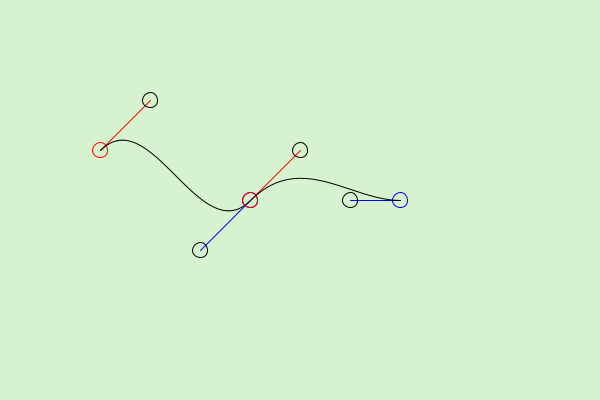
Frame 1 (no input)
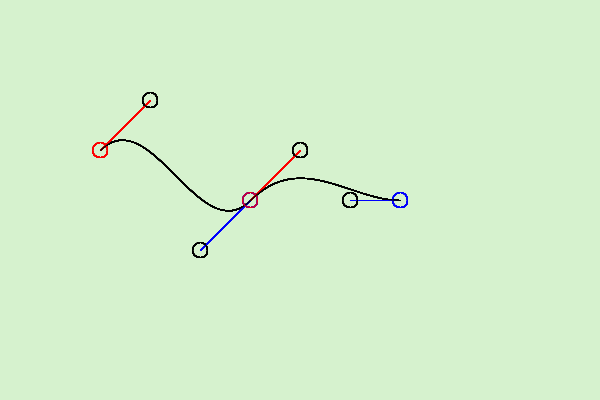
Frame 60 (the mouse pressed at the canvas centre just before this capture)
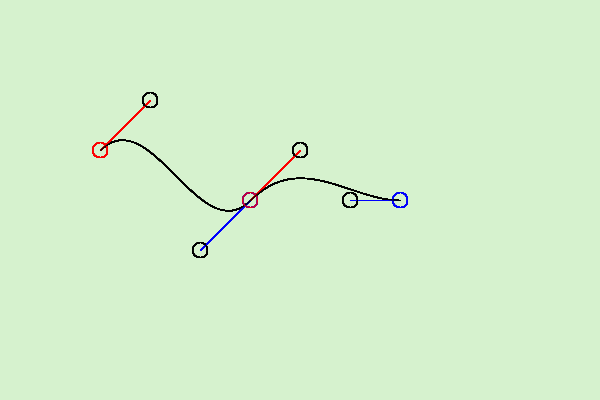
Frame 120 (the mouse held since frame 60 and released just before this capture)

The Processing sketch that drew these frames (run headless with seeded random() and noise(); from frame 60 on, the mouse is pressed at the canvas centre):

// Processing sketch: smooth03
// ── smooth03.pde
void setup() {
   size(600, 400);
   background(214, 242, 206);
   noFill();
}

void drawCurve(boolean drawCircles, boolean drawLines,
               int p0, int p1, int p2, int p3) {

   // control point 1
   stroke(255,  0, 0);   // red
   if (drawCircles == true) {
      ellipse(Xp[p0], Yp[p0], 15, 15);
   }
   if (drawLines == true) {
      line(Xp[p0], Yp[p0], Xp[p1], Yp[p1]);
   }

   // control point 1
   stroke(0, 0, 255);   // blue
   if (drawCircles == true) {
      ellipse(Xp[p3], Yp[p3], 15, 15);
   }
   if (drawLines == true) {
      line(Xp[p3], Yp[p3], Xp[p2], Yp[p2]);
   }

   // the knots
   stroke(0, 0, 0);   // black
   if (drawCircles == true) {
      ellipse(Xp[p1], Yp[p1], 15, 15);
      ellipse(Xp[p2], Yp[p2], 15, 15);
   }

   bezier(Xp[p0], Yp[p0], Xp[p1], Yp[p1], Xp[p2], Yp[p2], Xp[p3], Yp[p3]);
}

//               A0   A1   A2   A3   B0   B1   B2   B3
float [] Xp = { 100, 150, 200, 250, 250, 300, 350, 400 };
float [] Yp = { 150, 100, 250, 200, 200, 150, 200, 200 };

void draw() {
   noFill();
   drawCurve(true, true, 0, 1, 2, 3);  // curve A
   drawCurve(true, true, 4, 5, 6, 7);  // curve B
}
